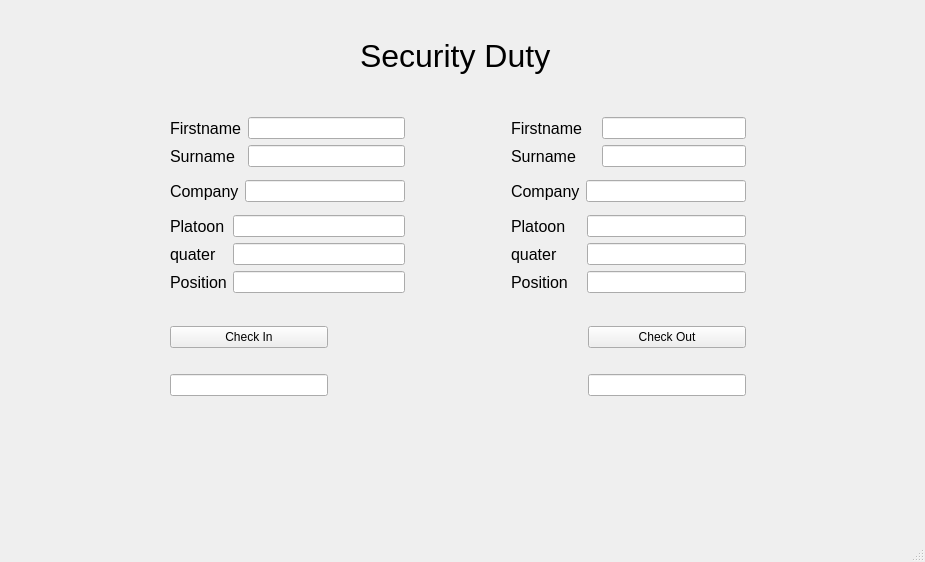
<?xml version="1.0" encoding="UTF-8"?>
<ui version="4.0">
 <class>MainWindow</class>
 <widget class="QMainWindow" name="MainWindow">
  <property name="geometry">
   <rect>
    <x>0</x>
    <y>0</y>
    <width>925</width>
    <height>562</height>
   </rect>
  </property>
  <property name="windowTitle">
   <string>MainWindow</string>
  </property>
  <widget class="QWidget" name="centralwidget">
   <widget class="QLabel" name="title">
    <property name="geometry">
     <rect>
      <x>360</x>
      <y>30</y>
      <width>201</width>
      <height>51</height>
     </rect>
    </property>
    <property name="font">
     <font>
      <pointsize>24</pointsize>
     </font>
    </property>
    <property name="text">
     <string>Security Duty</string>
    </property>
   </widget>
   <widget class="QWidget" name="">
    <property name="geometry">
     <rect>
      <x>170</x>
      <y>110</y>
      <width>576</width>
      <height>286</height>
     </rect>
    </property>
    <layout class="QGridLayout" name="gridLayout_10">
     <item row="0" column="0" colspan="3">
      <layout class="QGridLayout" name="gridLayout_7">
       <item row="0" column="0">
        <layout class="QGridLayout" name="gridLayout_6">
         <item row="2" column="0">
          <layout class="QGridLayout" name="gridLayout_2">
           <item row="5" column="1">
            <widget class="QLineEdit" name="in_position"/>
           </item>
           <item row="3" column="1">
            <widget class="QLineEdit" name="in_quater"/>
           </item>
           <item row="5" column="0">
            <widget class="QLabel" name="label_5">
             <property name="font">
              <font>
               <pointsize>12</pointsize>
              </font>
             </property>
             <property name="text">
              <string>Position</string>
             </property>
            </widget>
           </item>
           <item row="3" column="0">
            <widget class="QLabel" name="label_4">
             <property name="font">
              <font>
               <pointsize>12</pointsize>
              </font>
             </property>
             <property name="text">
              <string>quater</string>
             </property>
            </widget>
           </item>
           <item row="0" column="1">
            <widget class="QLineEdit" name="in_platoon"/>
           </item>
           <item row="0" column="0">
            <widget class="QLabel" name="label_8">
             <property name="font">
              <font>
               <pointsize>12</pointsize>
              </font>
             </property>
             <property name="text">
              <string>Platoon</string>
             </property>
            </widget>
           </item>
          </layout>
         </item>
         <item row="0" column="0">
          <layout class="QGridLayout" name="gridLayout">
           <item row="4" column="1">
            <widget class="QLineEdit" name="in_sname"/>
           </item>
           <item row="3" column="0">
            <widget class="QLabel" name="label_2">
             <property name="font">
              <font>
               <pointsize>12</pointsize>
              </font>
             </property>
             <property name="text">
              <string>Firstname</string>
             </property>
            </widget>
           </item>
           <item row="3" column="1">
            <widget class="QLineEdit" name="in_fname"/>
           </item>
           <item row="4" column="0">
            <widget class="QLabel" name="label_3">
             <property name="font">
              <font>
               <pointsize>12</pointsize>
              </font>
             </property>
             <property name="text">
              <string>Surname</string>
             </property>
            </widget>
           </item>
          </layout>
         </item>
         <item row="1" column="0">
          <layout class="QHBoxLayout" name="horizontalLayout">
           <item>
            <widget class="QLabel" name="label_7">
             <property name="font">
              <font>
               <pointsize>12</pointsize>
              </font>
             </property>
             <property name="text">
              <string>Company</string>
             </property>
            </widget>
           </item>
           <item>
            <widget class="QLineEdit" name="in_com"/>
           </item>
          </layout>
         </item>
        </layout>
       </item>
       <item row="0" column="6">
        <layout class="QGridLayout" name="gridLayout_5">
         <item row="0" column="0">
          <layout class="QGridLayout" name="gridLayout_3">
           <item row="1" column="2">
            <widget class="QLineEdit" name="out_sname"/>
           </item>
           <item row="0" column="0">
            <widget class="QLabel" name="label_10">
             <property name="font">
              <font>
               <pointsize>12</pointsize>
              </font>
             </property>
             <property name="text">
              <string>Firstname</string>
             </property>
            </widget>
           </item>
           <item row="0" column="1">
            <widget class="QLabel" name="label_11">
             <property name="text">
              <string/>
             </property>
            </widget>
           </item>
           <item row="1" column="0">
            <widget class="QLabel" name="label_12">
             <property name="font">
              <font>
               <pointsize>12</pointsize>
              </font>
             </property>
             <property name="text">
              <string>Surname</string>
             </property>
            </widget>
           </item>
           <item row="0" column="2">
            <widget class="QLineEdit" name="out_fname"/>
           </item>
          </layout>
         </item>
         <item row="1" column="0">
          <layout class="QHBoxLayout" name="horizontalLayout_2">
           <item>
            <widget class="QLabel" name="label_13">
             <property name="font">
              <font>
               <pointsize>12</pointsize>
              </font>
             </property>
             <property name="text">
              <string>Company</string>
             </property>
            </widget>
           </item>
           <item>
            <widget class="QLineEdit" name="out_com"/>
           </item>
          </layout>
         </item>
         <item row="2" column="0">
          <layout class="QGridLayout" name="gridLayout_4">
           <item row="1" column="2">
            <widget class="QLineEdit" name="out_quater"/>
           </item>
           <item row="1" column="0">
            <widget class="QLabel" name="label_15">
             <property name="font">
              <font>
               <pointsize>12</pointsize>
              </font>
             </property>
             <property name="text">
              <string>quater</string>
             </property>
            </widget>
           </item>
           <item row="1" column="1">
            <widget class="QLabel" name="label_17">
             <property name="text">
              <string/>
             </property>
            </widget>
           </item>
           <item row="2" column="2">
            <widget class="QLineEdit" name="out_position"/>
           </item>
           <item row="2" column="0">
            <widget class="QLabel" name="label_16">
             <property name="font">
              <font>
               <pointsize>12</pointsize>
              </font>
             </property>
             <property name="text">
              <string>Position</string>
             </property>
            </widget>
           </item>
           <item row="0" column="0">
            <widget class="QLabel" name="label_14">
             <property name="font">
              <font>
               <pointsize>12</pointsize>
              </font>
             </property>
             <property name="text">
              <string>Platoon</string>
             </property>
            </widget>
           </item>
           <item row="0" column="2">
            <widget class="QLineEdit" name="out_platoon"/>
           </item>
          </layout>
         </item>
        </layout>
       </item>
       <item row="0" column="1">
        <spacer name="verticalSpacer">
         <property name="orientation">
          <enum>Qt::Vertical</enum>
         </property>
         <property name="sizeHint" stdset="0">
          <size>
           <width>20</width>
           <height>40</height>
          </size>
         </property>
        </spacer>
       </item>
       <item row="0" column="4">
        <spacer name="verticalSpacer_4">
         <property name="orientation">
          <enum>Qt::Vertical</enum>
         </property>
         <property name="sizeHint" stdset="0">
          <size>
           <width>20</width>
           <height>40</height>
          </size>
         </property>
        </spacer>
       </item>
       <item row="0" column="3">
        <spacer name="verticalSpacer_2">
         <property name="orientation">
          <enum>Qt::Vertical</enum>
         </property>
         <property name="sizeHint" stdset="0">
          <size>
           <width>20</width>
           <height>40</height>
          </size>
         </property>
        </spacer>
       </item>
       <item row="0" column="5">
        <spacer name="verticalSpacer_3">
         <property name="orientation">
          <enum>Qt::Vertical</enum>
         </property>
         <property name="sizeHint" stdset="0">
          <size>
           <width>20</width>
           <height>40</height>
          </size>
         </property>
        </spacer>
       </item>
       <item row="0" column="2">
        <spacer name="verticalSpacer_5">
         <property name="orientation">
          <enum>Qt::Vertical</enum>
         </property>
         <property name="sizeHint" stdset="0">
          <size>
           <width>20</width>
           <height>40</height>
          </size>
         </property>
        </spacer>
       </item>
      </layout>
     </item>
     <item row="1" column="0">
      <layout class="QGridLayout" name="gridLayout_9">
       <item row="0" column="0">
        <spacer name="horizontalSpacer">
         <property name="orientation">
          <enum>Qt::Horizontal</enum>
         </property>
         <property name="sizeHint" stdset="0">
          <size>
           <width>40</width>
           <height>20</height>
          </size>
         </property>
        </spacer>
       </item>
       <item row="1" column="0">
        <widget class="QPushButton" name="in_send">
         <property name="text">
          <string>Check In</string>
         </property>
        </widget>
       </item>
       <item row="2" column="0">
        <spacer name="horizontalSpacer_8">
         <property name="orientation">
          <enum>Qt::Horizontal</enum>
         </property>
         <property name="sizeHint" stdset="0">
          <size>
           <width>40</width>
           <height>20</height>
          </size>
         </property>
        </spacer>
       </item>
       <item row="3" column="0">
        <widget class="QLineEdit" name="in_show"/>
       </item>
      </layout>
     </item>
     <item row="1" column="1">
      <spacer name="horizontalSpacer_10">
       <property name="orientation">
        <enum>Qt::Horizontal</enum>
       </property>
       <property name="sizeHint" stdset="0">
        <size>
         <width>248</width>
         <height>88</height>
        </size>
       </property>
      </spacer>
     </item>
     <item row="1" column="2">
      <layout class="QGridLayout" name="gridLayout_8">
       <item row="0" column="0">
        <spacer name="horizontalSpacer_7">
         <property name="orientation">
          <enum>Qt::Horizontal</enum>
         </property>
         <property name="sizeHint" stdset="0">
          <size>
           <width>40</width>
           <height>20</height>
          </size>
         </property>
        </spacer>
       </item>
       <item row="1" column="0">
        <widget class="QPushButton" name="out_send">
         <property name="text">
          <string>Check Out</string>
         </property>
        </widget>
       </item>
       <item row="2" column="0">
        <spacer name="horizontalSpacer_9">
         <property name="orientation">
          <enum>Qt::Horizontal</enum>
         </property>
         <property name="sizeHint" stdset="0">
          <size>
           <width>40</width>
           <height>20</height>
          </size>
         </property>
        </spacer>
       </item>
       <item row="3" column="0">
        <widget class="QLineEdit" name="out_show">
         <property name="text">
          <string/>
         </property>
        </widget>
       </item>
      </layout>
     </item>
    </layout>
   </widget>
  </widget>
  <widget class="QMenuBar" name="menubar">
   <property name="geometry">
    <rect>
     <x>0</x>
     <y>0</y>
     <width>925</width>
     <height>21</height>
    </rect>
   </property>
  </widget>
  <widget class="QStatusBar" name="statusbar"/>
 </widget>
 <resources/>
 <connections/>
</ui>
